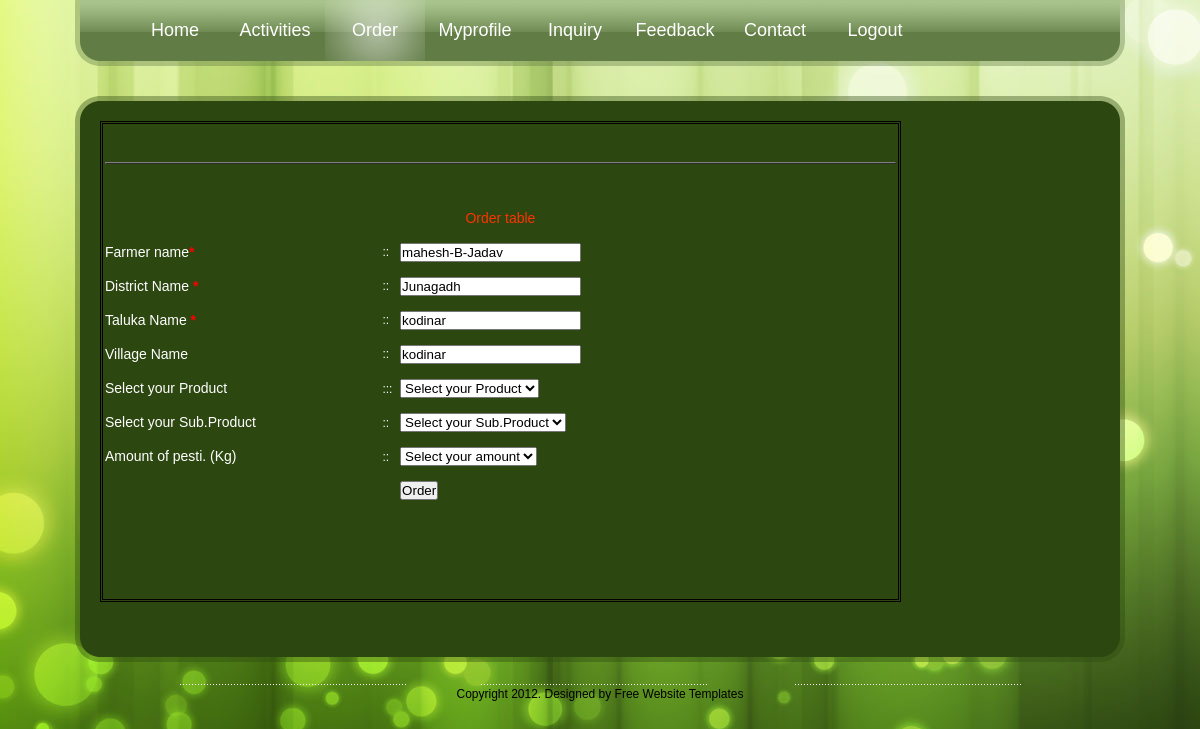
The page /client/order.php (signed in) on the database its author committed.
### tables this page shows
CREATE TABLE IF NOT EXISTS `register` (
  `id` int(11) NOT NULL AUTO_INCREMENT,
  `f_name` text NOT NULL,
  `f_id` varchar(20) NOT NULL,
  `password` varchar(15) NOT NULL,
  `age` int(3) NOT NULL,
  `c_num` varchar(13) NOT NULL,
  `address` varchar(30) NOT NULL,
  `d_name` varchar(15) NOT NULL,
  `t_name` varchar(15) NOT NULL,
  `v_name` varchar(15) NOT NULL,
  `y_income` varchar(25) NOT NULL,
  `s_num` varchar(10) NOT NULL,
  `area_of_serv_no` varchar(10) NOT NULL,
  `t_land` varchar(20) NOT NULL,
  `w_irrigation` varchar(20) NOT NULL,
  `total` int(20) NOT NULL,
  PRIMARY KEY (`id`)
);

CREATE TABLE IF NOT EXISTS `dist_mngt` (
  `did` int(11) NOT NULL AUTO_INCREMENT,
  `district` varchar(20) NOT NULL,
  PRIMARY KEY (`did`)
);

CREATE TABLE IF NOT EXISTS `village_mngt` (
  `vid` int(11) NOT NULL AUTO_INCREMENT,
  `did` int(10) NOT NULL,
  `village` varchar(20) NOT NULL,
  PRIMARY KEY (`vid`)
);

### client/order.php (the view, shortened to what this page needs)
<!DOCTYPE html PUBLIC "-//W3C//DTD XHTML 1.0 Strict//EN" "http://www.w3.org/TR/xhtml1/DTD/xhtml1-strict.dtd">
<html xmlns="http://www.w3.org/1999/xhtml">
    <head>
        <link href="styles.css" rel="stylesheet" type="text/css" media="screen" />
</head>
    <body>
    	<div id="wrap">
		        <div id="menu">
				<ul>
						<li><a href="index.php">Home</a></li>
						<li><a href="activities.php">Activities</a></li>
						<?php if(isset($_SESSION['uid'])!='')
						{
						?>
						<li><a href="order.php" class="active">Order</a></li>
						<?php
						}
						?>
						<?php if(isset($_SESSION['uid'])!='')
						{?>
						<li><a href="myprofile.php">Myprofile</a></li>
						<li><a href="inquiry.php">Inquiry</a></li>
						<?php
						}?>
						<li><a href="feedback.php">Feedback</a></li>
						<li><a href="contact.php">Contact</a></li>
						<?php if(isset($_SESSION['uid'])=='')
						{
						?>
						<li><a href="login.php">Login</a></li>
						<?php
						}
						else
						{
						?>
						<li><a href="Logout.php">Logout</a></li>
						<?php
						}
						?>
						</ul>
				</div>
				<div id="top_padding"></div>
				<div id="content_top"></div>
				<div id="content_bg_repeat">
					<div class="inside">
            	<div class="row-1 outdent">
                <form id="form1" name="form1" method="post" action="" onsubmit="return validate();">
	<?php
	$id=$_SESSION['uid'];
	$q=mysql_query("select * from register where ID=$id");
	$data=mysql_fetch_array($q);
	?>
      <table width="80%" height="481" border="0" align="center" style="border: #000000 double;">
        <tr>
          <td height="62" colspan="3"><table width="100%" height="36
					  " border="0">
                        <tr>
                          <td style=" font:Georgia, 'Times New Roman', Times, serif; font-size:18px; "><?php
						?></font></td>
                        </tr></table>
                        <table width="100%" border="1"><tr></tr>
                      </table>
                        <p>&nbsp;</p>
              </td>
        </tr>
        <tr>
          <td colspan="3" align="center" style="color:#FF3300;"><span class="style1">Order table </span></td>
        </tr>
        <tr>
          <td width="35%"><span class="style1">Farmer name<strong><font color="#FF0000">*</font><font color="#FF0000"></font></strong></span></td>
          <td width="2%">::</td>
          <td width="63%"><label>
            <input name="f_id" type="text" id="f_id" value="<?php echo $data['f_name'];?>" / readonly="">
          </label></td>
        </tr>
        <tr>
          <td><span class="style1">District Name <strong><font color="#FF0000">*</font><font color="#FF0000"></font></strong></span></td>
          <td>::</td>
          <td><label>
          <input name="f_id2" type="text" id="f_id2" value="<?php
			$t1=$data['d_name'];
			$q2=mysql_query("select district  from dist_mngt where did=$t1");
			$data2=mysql_fetch_array($q2);
			echo $data2['district'];
		    ?>" / readonly="">
          </label></td>
        </tr>
        <tr>
          <td><span class="style1">Taluka Name <strong><font color="#FF0000">*</font><font color="#FF0000"></font></strong></span></td>
          <td>::</td>
          <td><input name="ta" type="text" id="ta" value="<?php
				$t=$data['t_name'];
				$q1=mysql_query("select village  from village_mngt where vid=$t");
				$data1=mysql_fetch_array($q1);
				echo $data1['village'];
		       ?>" / readonly=""></td>
        </tr>
        <tr>
          <td><span class="style1">Village Name </span></td>
          <td>::</td>
          <td><label>
            <input name="v" type="text" id="v" value="<?php echo $data['v_name'];?>" / readonly="">
          </label></td>
        </tr>
        <tr>
          <td><span class="style1">Select your Product </span></td>
          <td>:::</td>
          <td>
		  <select name="c" id="c">
			 <option value="Select your Product" selected="selected">Select your Product</option>
          </select></td>
        </tr>
        <tr>
          <td><span class="style1">Select your Sub.Product </span></td>
          <td>::</td>
		  <td>
	      <div id="statediv"><select name="state" id="state">
            <option value="Select your Sub.Product" selected="selected">Select your Sub.Product</option>
                                        </select>
          </label></td>
        </tr>
        <tr>
          <td><span class="style1">Amount of pesti. (Kg) </span></td>
          <td>::</td>
          <td><label>
            <select name="amount" id="amount">
              <option value="Select your amount" selected="selected">Select your amount</option>
                </select>
          </label></td>
        </tr>
        <tr>
          <td>&nbsp;</td>
          <td>&nbsp;</td>
          <td><input name="submit" type="submit" id="submit" value="Order" /></td>
        </tr>
        <tr>
          <td height="88"></td>
          <td>&nbsp;</td>
          <td><div align="right"></div></td>
        </tr>
      </table>
    </form>
            	</div>
            </div>
				</div>
				<div id="content_bottom"></div>
				<div id="footer_top">
				</div>
				<div id="footer_bot">
					<p>Copyright  2012. Designed by <a href="http://www.metamorphozis.com/free_templates/free_templates.php" title="Free Website Templates">Free Website Templates</a></p>
				</div>
		</div>
    </body>
</html>

### client/styles.css (style rules this page uses)
* { margin: 0px; padding: 0px; }
a { color: #ffffff; font-weight: bold; text-decoration: none; }
body { font-family: Arial, Helvetica, sans-serif; font-size: 12px; line-height: 18px; color: #ffffff; background: #000000 url(images/bg.jpg) no-repeat top center fixed; }
#wrap { width: 1050px; margin: 0 auto; }
#menu { width: 1050px; height: 66px; background: url(images/menu_bg.png); }
#menu ul { padding-left: 0px; list-style: none; padding: 0px 0px 0px 0px; margin: 0 auto; width: 950px; }
#menu ul li { display: inline; }
#menu ul li a { font: Georgia, "Times New Roman", Times, serif; font-size:18px; color: #ffffff; font-weight: normal; text-decoration: none; text-align: center; display: block; float: left; width: 100px; height: 61px; line-height: 61px; }
#menu ul li a:hover, #menu ul li .active { background: url(images/active.png) center; }
#top_padding { height: 30px; }
#content_top { background: url(images/content_top.png) top left; height: 25px; }
#content_bottom { background: url(images/content_bottom.png) top left; height: 24px; }
#content_bg_repeat { background: url(images/content_bg_repeat.png) left repeat-y; padding: 0px 24px 0px 25px; }
.outdent { padding-bottom:36px; }
.inside p { margin-bottom:18px; }
#footer_top { width: 841px; margin: 0 auto; background: url(images/footer_top_border.png) no-repeat bottom; padding-top: 23px; }
#footer_bot { text-align: center; padding: 0px 0px 0px 0px; }
#footer_bot a, #footer_bot p { color: #000000; font-weight: normal; padding: 0px; margin: 0px }

### rows shown on the page
register: f_id "mahesh-B-Jadav", v "kodinar"
dist_mngt: f_id2 "Junagadh"
village_mngt: ta "kodinar"
